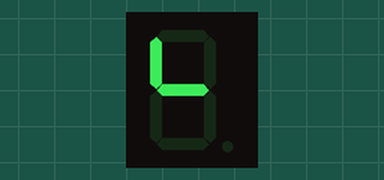
Recording of a sketch running on a simulated Arduino Uno, built with avr-gcc and run on an emulated ATmega328P. On the bench: 1-digit seven-segment display. Wiring (inferred from the names in the program): 1-digit 7-segment display, segments lit when HIGH: segments pin 13, pin 12, pin 11, pin 10, pin 9, pin 8, pin 7. The segment pins are drawn as the display they are named for.

Above: at 0.1 s.
At 1.1 s:
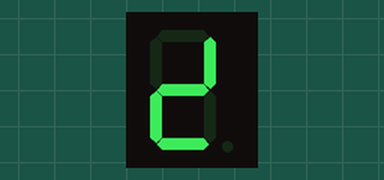
At 2.1 s:
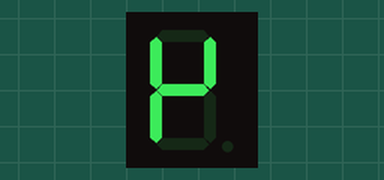
At 3.1 s:
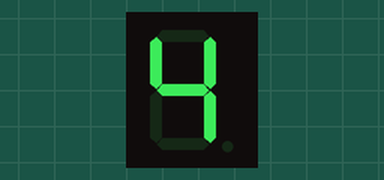
At 4.1 s:
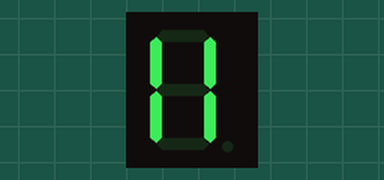
At 8.1 s:
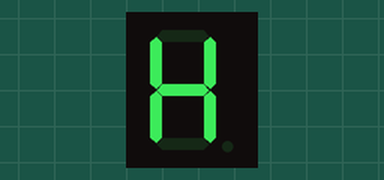

The sketch:

7segcopied.ino
```cpp
// Define the Arduino pins connected to the 7-segment display segments
const int a = 13;
const int b = 12;
const int c = 11;
const int d = 10;
const int e = 9;
const int f = 8;
const int g = 7;

// Define the binary patterns for numbers 1 to 9
const byte segmentPatterns[9] = {
  0b01100000, // 1 -> segments b and c
  0b11011010, // 2 -> segments a, b, d, e, g
  0b11110010, // 3 -> segments a, b, c, d, g
  0b01100110, // 4 -> segments b, c, f, g
  0b10110110, // 5 -> segments a, c, d, f, g
  0b10111110, // 6 -> segments a, c, d, e, f, g
  0b11100000, // 7 -> segments a, b, c
  0b11111110, // 8 -> segments a, b, c, d, e, f, g
  0b11110110  // 9 -> segments a, b, c, d, f, g
};

void setup() {
  // Set all segment pins as outputs
  pinMode(a, OUTPUT);
  pinMode(b, OUTPUT);
  pinMode(c, OUTPUT);
  pinMode(d, OUTPUT);
  pinMode(e, OUTPUT);
  pinMode(f, OUTPUT);
  pinMode(g, OUTPUT);
}

void loop() {
  for (int i = 0; i < 9; i++) {
    displayNumber(i + 1);
    delay(1000); // Display each number for 1 second
  }
}

void displayNumber(int num) {
  if (num < 1 || num > 9) return; // Ignore numbers out of range

  byte segments = segmentPatterns[num - 1];

  // Set each segment according to the pattern
  digitalWrite(a, bitRead(segments, 0));
  digitalWrite(b, bitRead(segments, 1));
  digitalWrite(c, bitRead(segments, 2));
  digitalWrite(d, bitRead(segments, 3));
  digitalWrite(e, bitRead(segments, 4));
  digitalWrite(f, bitRead(segments, 5));
  digitalWrite(g, bitRead(segments, 6));
}
```

Measured:
- by itself, everything shown: repeats every 9.0 s, in 9 steps
- what the display in image 1 shows lasts 1.0 s, from 1.0 s to 2.0 s
